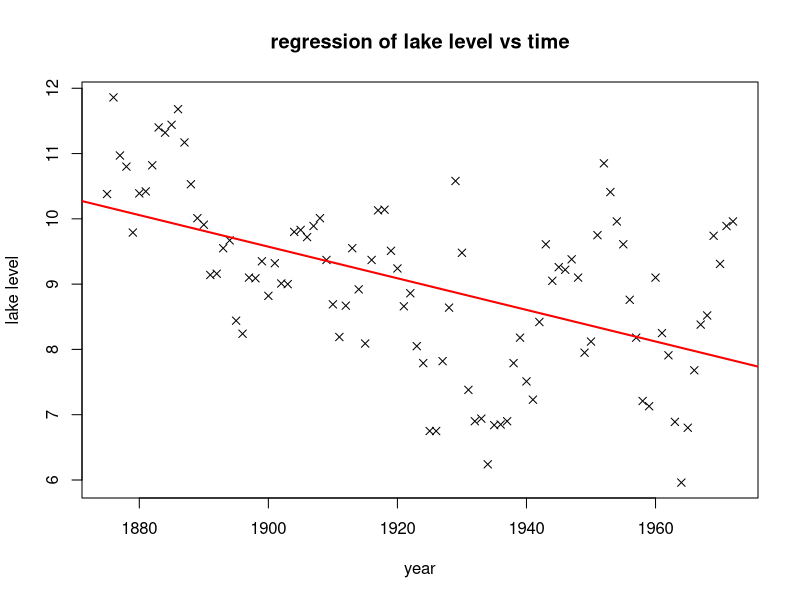
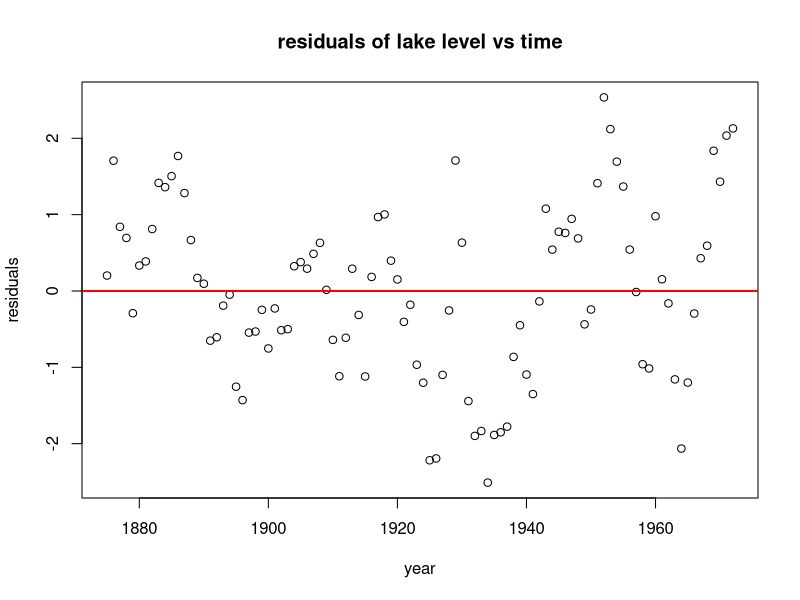
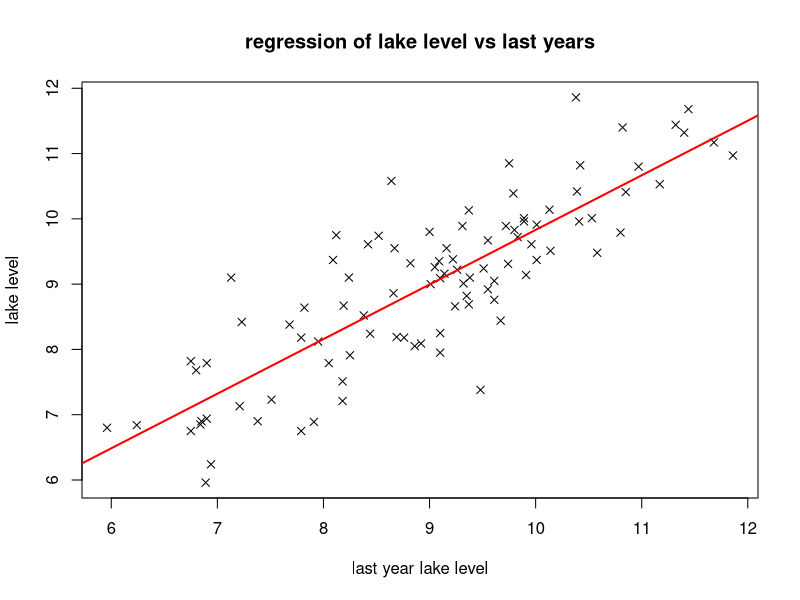
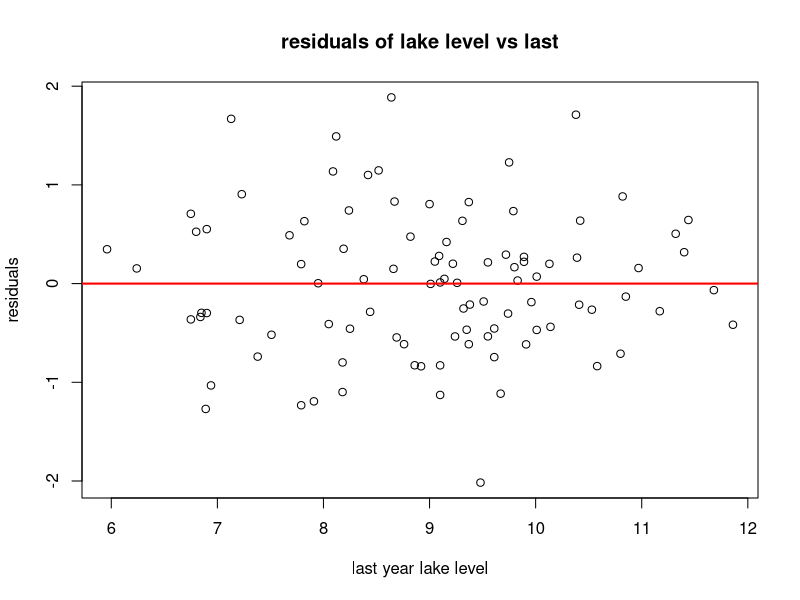
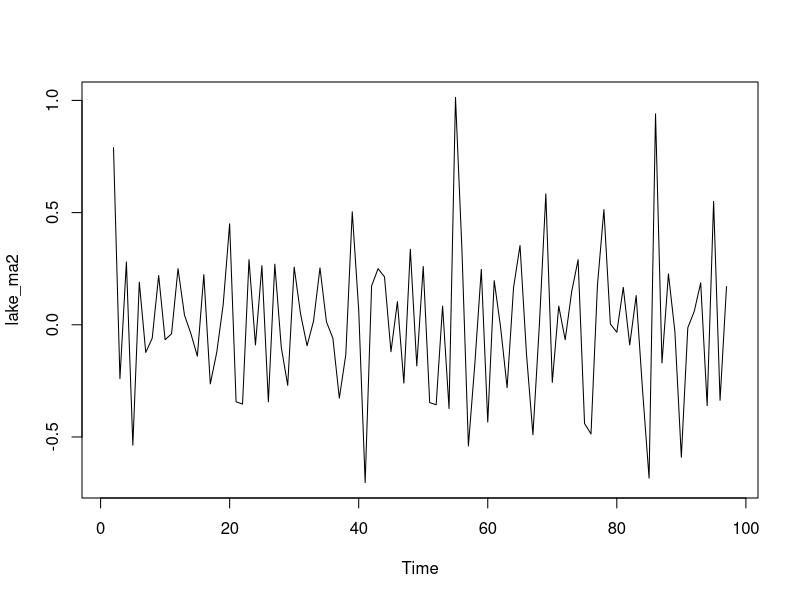
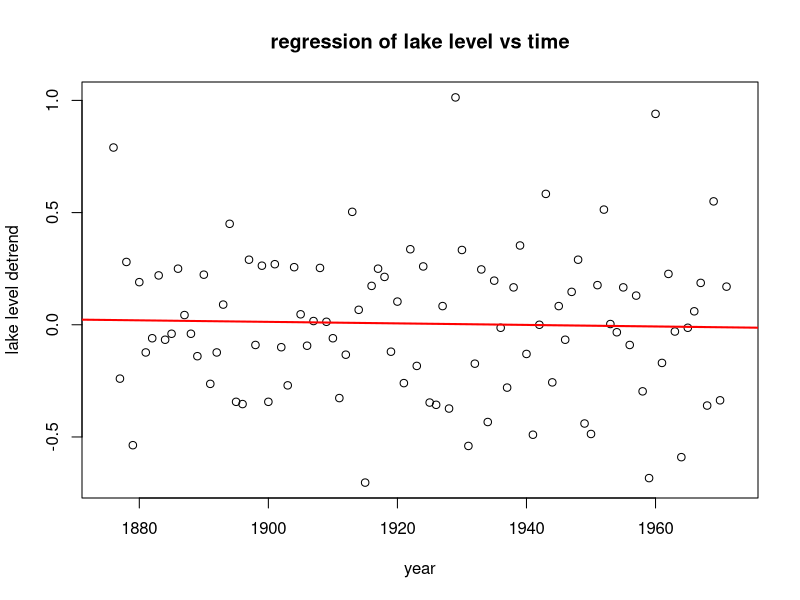
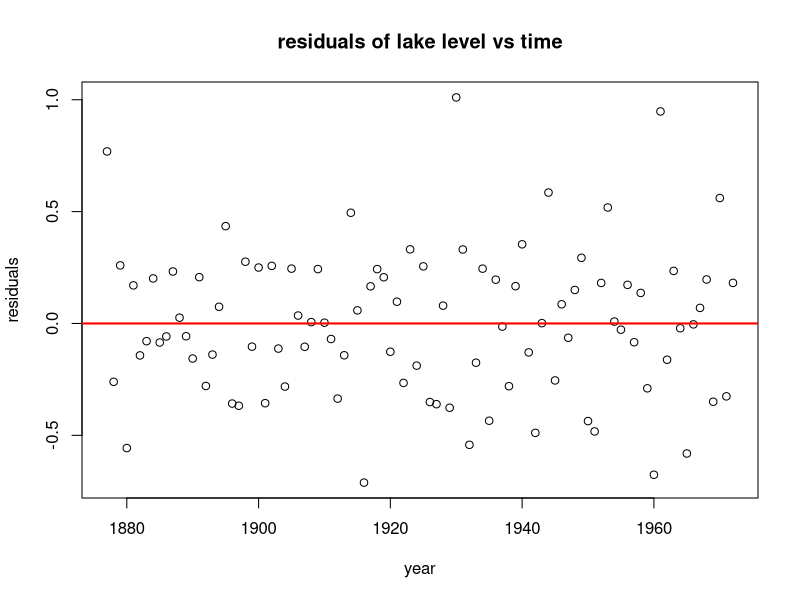
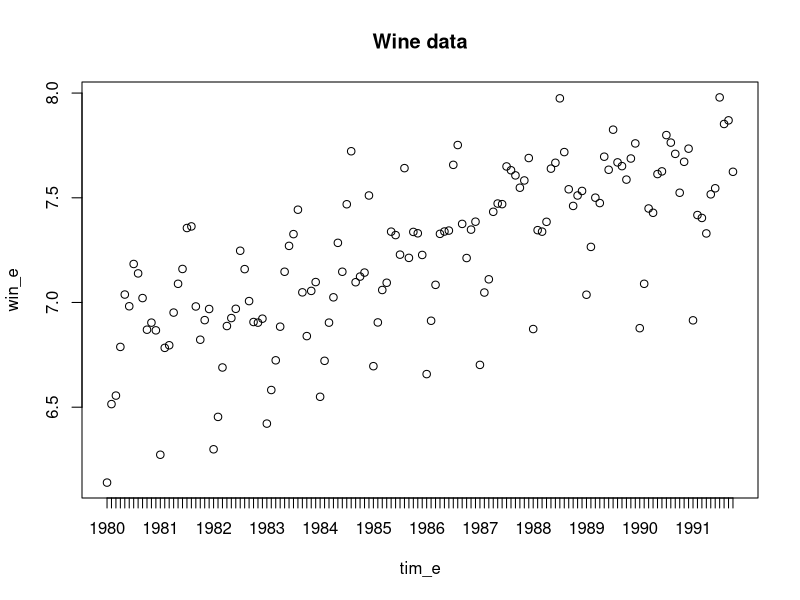

These charts were generated, in order, by the following R code:
# Fit a regression line of lake level vs time
da_ta <- read.table("lake.txt")
la_ke <- unname(unlist(da_ta))
ti_me <- 1875:1972
x11()
plot(ti_me,la_ke, xlab="year",ylab="lake level", pch=4,main ="regression of lake level vs time")
reg_formula <- la_ke ~ ti_me
reg_model <- lm(reg_formula)
abline(reg_model,lwd=2,col="red")

# plot the residuals
x11()
plot(ti_me,reg_model$residuals,xlab="year",ylab="residuals", main ="residuals of lake level vs time")
abline(h=0,lwd=2,col="red")


# Fit a regression line of lake level vs last years level
x11()
last_lake <- c(NA,la_ke[1:97])
plot(last_lake,la_ke,xlab="last year lake level",ylab="lake level", main="regression of lake level vs last years",pch=4)
reg_formula2 <- la_ke ~ last_lake
reg_model2 <- lm(reg_formula2)
abline(reg_model2,lwd=2,col="red")

# plot the residuals
last_lake_plot <- last_lake[2:98]
plot(last_lake_plot,reg_model2$residuals,xlab="last year lake level",ylab="residuals", main ="residuals of lake level vs last")
abline(h=0,lwd=2,col="red")


#better fit comparison(compare adjusted R^2(larger) and residual standard error(smaller) better)
summary(reg_model)
summary(reg_model2)

#moving average
movavg <- function(x,n=3){stats::filter(x,rep(1/n,n), sides=2)}
lake_ma <- movavg(la_ke)
lake_ma2 <- la_ke-lake_ma
plot(lake_ma2)
plot(ti_me,lake_ma2, xlab="year",ylab="lake level detrend",main ="regression of lake level vs time")
reg_formula3 <- lake_ma2 ~ ti_me
reg_model3 <- lm(reg_formula3)
abline(reg_model3,lwd=2,col="red")

time_plot <- ti_me[3:98]
plot(time_plot,reg_model3$residuals,xlab="year",ylab="residuals", main ="residuals of lake level vs time")
abline(h=0,lwd=2,col="red")



#2 import wine data
wi_ne <- read.table("wine.txt")
colnames(wi_ne) <- c("year", "month","sales")
win_e <- log(wi_ne$sales)
library(zoo)
tim_e <- as.yearmon(paste(wi_ne$year, wi_ne$month),"%Y %m")
plot(tim_e, win_e,main="Wine data")
plot(as.ts(win_e),main="wine data original")
library("forecast")
trend_wine <- ma(win_e,order=4,centre=T)
detrend_wine <- win_e-trend_wine
plot(as.ts(detrend_wine),main="detrended wine data", xlab="Time",ylab="Quantity")

ts_wine <- ts(win_e,frequency=12)
decompose_wine <- decompose(ts_wine,"additive")
plot(as.ts(decompose_wine$seasonal),main="seasonality of wine data")
plot(as.ts(decompose_wine$trend))
plot(as.ts(decompose_wine$random),main="detrended and deseasoned wine data")
plot(decompose_wine)

